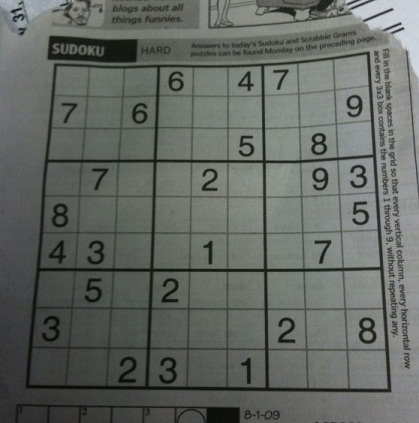
#> input picture Data/sudoku-original.jpg, 419 x 423 px, given in place of green_light_01.png, which was not available
$ python 04_Image_Pixel.py
#> lines starting #> are read from the running program, lines starting #| are printed output that depends on the picture; after the words box and inside, x2 and y2 are one past the last pixel; in counts of white or black regions, pixels touching at a corner belong together; pictures that were not available may be replaced by others from this repository, and a replacement may not be noted
### 2day_course/Python/OpenCV_Utils.py
import cv2
import numpy as np


def imageRead(openpath, flag=cv2.IMREAD_UNCHANGED):
#> called with flag = -1
    image = cv2.imread(openpath, flag)
#> image is the input picture: shape (423, 419, 3); mean B, G, R 98.9, 103.6, 99.4
    if image is not None:
        print("Image Opened")
        return image
    else:
        print("Image Not Opened")
        print("Program Abort")
        exit()


def imageShow(imagename, image, flag=cv2.WINDOW_GUI_EXPANDED):
    cv2.namedWindow(imagename, flag)
    cv2.imshow(imagename, image)
    cv2.waitKey()
    return


def imageWrite(imagename, image):
    return cv2.imwrite(imagename, image)


def imageCopy(src):
    return np.copy(src)


# [56 lines left out: functions Video, imageParameters, not called in this run]


def getPixel(image, x, y, c=None):
    return image[y, x, c]


def setPixel(image, x, y, value, c=None):
    image[y, x, c] = value
    return image


def CutRectROI(image, x1, y1, x2, y2):
    return image[y1:y2, x1:x2]


# [26 lines left out: functions PasteRectROI, makeBlackImage, fillPolyROI, not called in this run]


def polyROI(image, points):
    mask = fillPolyROI(image, points)
    return cv2.bitwise_and(image, mask)


def convertColor(image, flag=cv2.COLOR_BGR2GRAY):
    return cv2.cvtColor(image, flag)


def splitImage(image):
    return cv2.split(image)


def mergeImage(channel1, channel2, channel3):
    return cv2.merge((channel1, channel2, channel3))


def rangeColor(image, lower, upper):
    result = imageCopy(image)
    return cv2.inRange(result, lower, upper)


# [4 lines left out: function splitColor, not called in this run]


def drawLine(image, point1, point2, color=(255, 0, 0), thickness=3, lineType=cv2.LINE_AA):
    result = imageCopy(image)
    return cv2.line(result, point1, point2, color, thickness, lineType)


def drawRect(image, point1, point2, color=(255, 0, 0), thickness=3, lineType=cv2.LINE_AA):
    result = imageCopy(image)
    return cv2.rectangle(result, point1, point2, color, thickness, lineType)


def drawCircle(image, center, radius, color=(255, 0, 0), thickness=3, lineType=cv2.LINE_AA):
    result = imageCopy(image)
    return cv2.circle(result, center, radius, color, thickness, lineType)


def drawEllipse(image, center, axis, angle, startAngle, endAngle, color=(255, 0, 0), thickness=3, lineType=cv2.LINE_AA):
    result = imageCopy(image)
    return cv2.ellipse(result, center, axis, angle, startAngle, endAngle, color, thickness, lineType)


# [4 lines left out: function drawPolygon, not called in this run]


def drawText(image, text, point=(10, 10), font=cv2.FONT_HERSHEY_PLAIN, fontScale=2.0, color=(255,255,255), thickness=3, lineType=cv2.LINE_AA):
    result = imageCopy(image)
    return cv2.putText(result, text, point, font, fontScale, color, thickness, lineType)


def addImage(image1, image2):
    return cv2.add(image1, image2)


# [5 lines left out: function addWeightedImage, not called in this run]


def imageThreshold(image, thresh=128, maxval=255, type=cv2.THRESH_BINARY):
    _, res = cv2.threshold(image, thresh=thresh, maxval=maxval, type=type)
    return res


def imageBlur(image, ksize):
    size = ((ksize+1) * 2 - 1, (ksize+1) * 2 - 1)
    return cv2.blur(image, size)


def imageGaussianBlur(image, ksize, sigmaX, sigmaY):
    size = ((ksize+1) * 2 - 1, (ksize+1) * 2 - 1)
    return cv2.GaussianBlur(image, ksize=size, sigmaX=sigmaX, sigmaY=sigmaY)


def imageMedianBlur(image, size):
    ksize = (size+1) * 2 - 1
    return cv2.medianBlur(image, ksize)


def imageBilateralFilter(image, size, sigmaColor, sigmaSpace):
    d = (size+1) * 2 - 1
    return cv2.bilateralFilter(image, d, sigmaColor=sigmaColor, sigmaSpace=sigmaSpace)


def imageFiltering(image, kernel, ddepth=-1):
    return cv2.filter2D(image, ddepth, kernel)


# [22 lines left out: functions imageEdgePrewitt, imageEdgeSobel, imageEdgeScharr, not called in this run]


def imageEdgeLaplacianCV(image):
    return cv2.Laplacian(image, -1)


# [14 lines left out: functions imageEdgeLaplacianFilter2D, imageEdgeLoG, not called in this run]


def cannyEdge(image, threshold1=100, threshold2=200):
    return cv2.Canny(image, threshold1, threshold2)


# [30 lines left out: functions computeHist, histogramEqualize, not called in this run]


def imageDilation(image, kernel, iterations):
    return cv2.dilate(image, kernel=kernel, iterations=iterations)


def imageErosion(image, kernel, iterations):
    return cv2.erode(image, kernel=kernel, iterations=iterations)


# [17 lines left out: functions imageMorphologicalGradient, imageOpening, imageClosing, not called in this run]


def imageMorphologyKernel(flag=cv2.MORPH_RECT, size=5):
    return cv2.getStructuringElement(flag, (size, size))


def imageMorphologyEx(image, op, kernel, iterations=1):
    return cv2.morphologyEx(image, op=op, kernel=kernel, iterations=iterations)


# [40 lines left out: functions imageResize, imageTranslation, imageRotation, imageAffineTransformation, imagePerspectiveTransformation, not called in this run]


def houghLines(image, rho=1, theta=np.pi/180, threshold=100):
    return cv2.HoughLines(image, rho, theta, threshold)


# [16 lines left out: function drawHoughLines, not called in this run]


def houghLinesP(image, rho=1.0, theta=np.pi/180, threshold=100, minLineLength=10, maxLineGap=100):
    return cv2.HoughLinesP(image, rho, theta, threshold, minLineLength=minLineLength, maxLineGap=maxLineGap)


# [52 lines left out: functions drawHoughLinesP, splitTwoSideLines, splitOneSideLines, medianPoint, not called in this run]


def interpolate(x1, y1, x2, y2, y):
    return int(float(y - y1) * float(x2-x1) / float(y2-y1) + x1)


# [30 lines left out: functions lineFittingOneSide, lineFitting, not called in this run]


def houghCircles(image, method=cv2.HOUGH_GRADIENT, dp = 1, minDist = 10, canny = 50, threshold = 30, minRadius = 0, maxRadius = 0):
    circles = cv2.HoughCircles(image, method, dp, minDist, param1=canny, param2=threshold, minRadius=minRadius, maxRadius=maxRadius)
    return circles


# [11 lines left out: function drawHoughCircles, not called in this run]

### 2day_course/Python/OpenCV_Functions.py
from OpenCV_Utils import *


# [4 lines left out: function imageProcessing, not called in this run]


def path_to_images():
    road_image_01 = "~/OpenCV_in_Ubuntu/Data/Lane_Detection_Images/solidWhiteCurve.jpg"
    road_image_02 = "~/OpenCV_in_Ubuntu/Data/Lane_Detection_Images/solidWhiteRight.jpg"
    road_image_03 = "~/OpenCV_in_Ubuntu/Data/Lane_Detection_Images/solidYellowCurve.jpg"
    road_image_04 = "~/OpenCV_in_Ubuntu/Data/Lane_Detection_Images/solidYellowCurve2.jpg"
    road_image_05 = "~/OpenCV_in_Ubuntu/Data/Lane_Detection_Images/solidYellowLeft.jpg"
    road_image_06 = "~/OpenCV_in_Ubuntu/Data/Lane_Detection_Images/whiteCarLaneSwitch.jpg"
    road_image_07 = "~/OpenCV_in_Ubuntu/Data/Lane_Detection_Images/test.png"

    traffic_image_01 = "~/OpenCV_in_Ubuntu/Data/TrafficLight_Detection/green_light_01.png"
    traffic_image_02 = "~/OpenCV_in_Ubuntu/Data/TrafficLight_Detection/green_light_02.png"
    traffic_image_03 = "~/OpenCV_in_Ubuntu/Data/TrafficLight_Detection/red_light_01.png"
    traffic_image_04 = "~/OpenCV_in_Ubuntu/Data/TrafficLight_Detection/red_light_02.png"
    traffic_image_05 = "~/OpenCV_in_Ubuntu/Data/TrafficLight_Detection/yellow_light_01.png"
    traffic_image_06 = "~/OpenCV_in_Ubuntu/Data/TrafficLight_Detection/yellow_light_02.png"
    return traffic_image_01


# [67 lines left out: functions processingSingleImage, imageList_LaneDetection, imageList_TrafficLightDetection, processingMultipleImages, path_to_videos, not called in this run]


def processingSingleVideo(videoPath, outputPath = "output.avi"):
    Video(videoPath, outputPath)
    return


# [17 lines left out: functions videoList_LaneDetection, processingMultipleVideos, not called in this run]

### 2day_course/Python/04_Image_Pixel.py
from OpenCV_Functions import *

'''
def getPixel(image, x, y, c=None):
    return image[y, x, c]
def setPixel(image, x, y, value, c=None):
    image[y, x, c] = value
    return image
'''

imagePath = path_to_images()
image = imageRead(imagePath)
imageShow("Opened Image", image)

x = 100
y = 200

pxvalue = getPixel(image, x, y)
#> pxvalue = [[93, 99, 94]]
print("Pixel value in {}, {}: {}".format(x, y, pxvalue))
#| Pixel value in 100, 200: [[93 99 94]]

pxvalue_b = getPixel(image, x, y, 0)
#> pxvalue_b = 93
pxvalue_g = getPixel(image, x, y, 1)
#> pxvalue_g = 99
pxvalue_r = getPixel(image, x, y, 2)
#> pxvalue_r = 94
print("Pixel value in {}, {}: b={}, g={}, r={}".format(x, y, pxvalue_b, pxvalue_g, pxvalue_r))
#| Pixel value in 100, 200: b=93, g=99, r=94

for i in range(x, x+100):
    for j in range(y, y+200):
        image = setPixel(image, i, j, [(i-100)*1.2, 0, 0])
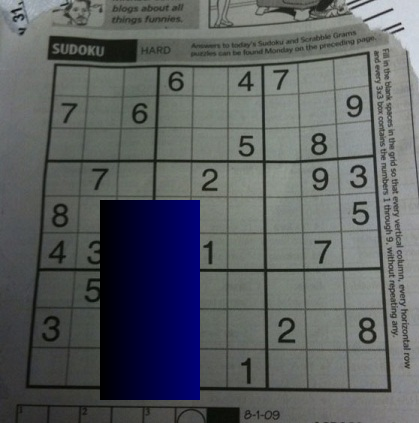
#> image: shape (423, 419, 3); 11.28% of pixels changed, all inside (x1, y1, x2, y2) = (100, 200, 200, 400)
imageShow("image", image)

for i in range(x, x+100):
    for j in range(y, y+200):
        image = setPixel(image, i, j, [0, (i-100)*1.2, 0])
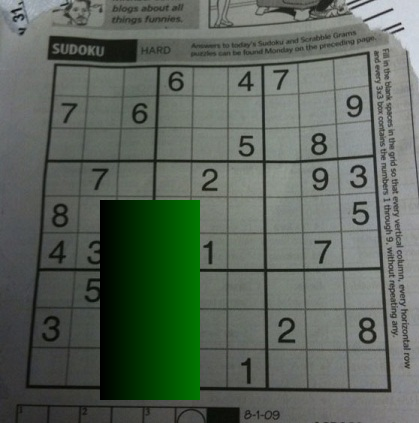
#> image: shape (423, 419, 3); 11.17% of pixels changed, all inside (x1, y1, x2, y2) = (101, 200, 200, 400)
imageShow("image", image)

for i in range(0, image.shape[1]):
    image = setPixel(image, i, y, 0, 0)
    image = setPixel(image, i, y, 255, 1)
    image = setPixel(image, i, y, 0, 2)
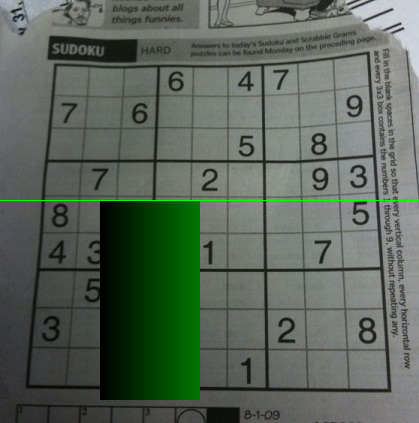
#> image: shape (423, 419, 3); mean B, G, R 90, 101.2, 90.3
imageShow("image", image)

for j in range(0, image.shape[0]):
    image = setPixel(image, x, j, [255, 0, 0])
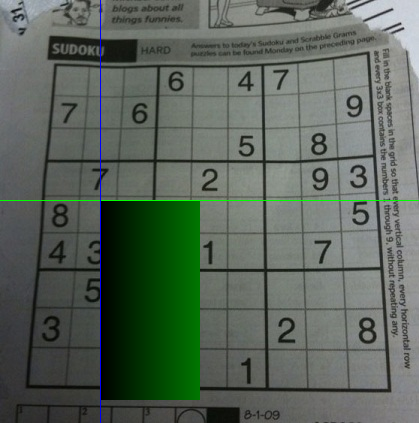
#> image: shape (423, 419, 3); mean B, G, R 90.5, 101.1, 90.2
imageShow("image", image)

pxvalue = getPixel(image, x, y)
#> pxvalue = [[255, 0, 0]]
print("Pixel value in {}, {}: {}".format(x, y, pxvalue))
#| Pixel value in 100, 200: [[255   0   0]]

pxvalue_b = getPixel(image, x, y, 0)
#> pxvalue_b = 255
pxvalue_g = getPixel(image, x, y, 1)
#> pxvalue_g = 0
pxvalue_r = getPixel(image, x, y, 2)
#> pxvalue_r = 0
print("Pixel value in {}, {}: b={}, g={}, r={}".format(x, y, pxvalue_b, pxvalue_g, pxvalue_r))
#| Pixel value in 100, 200: b=255, g=0, r=0

cv2.destroyAllWindows()
